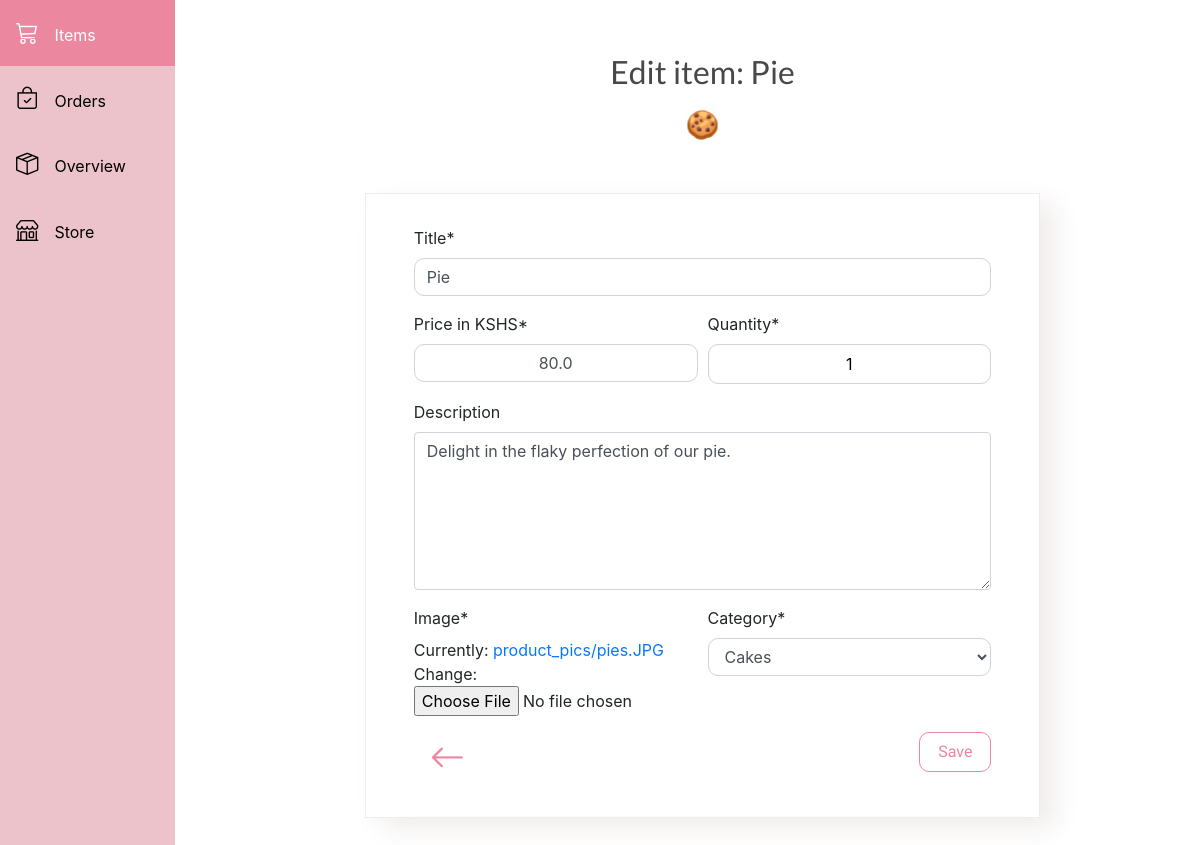
Page /item/11/edit/ (signed in) on the earlier database version.
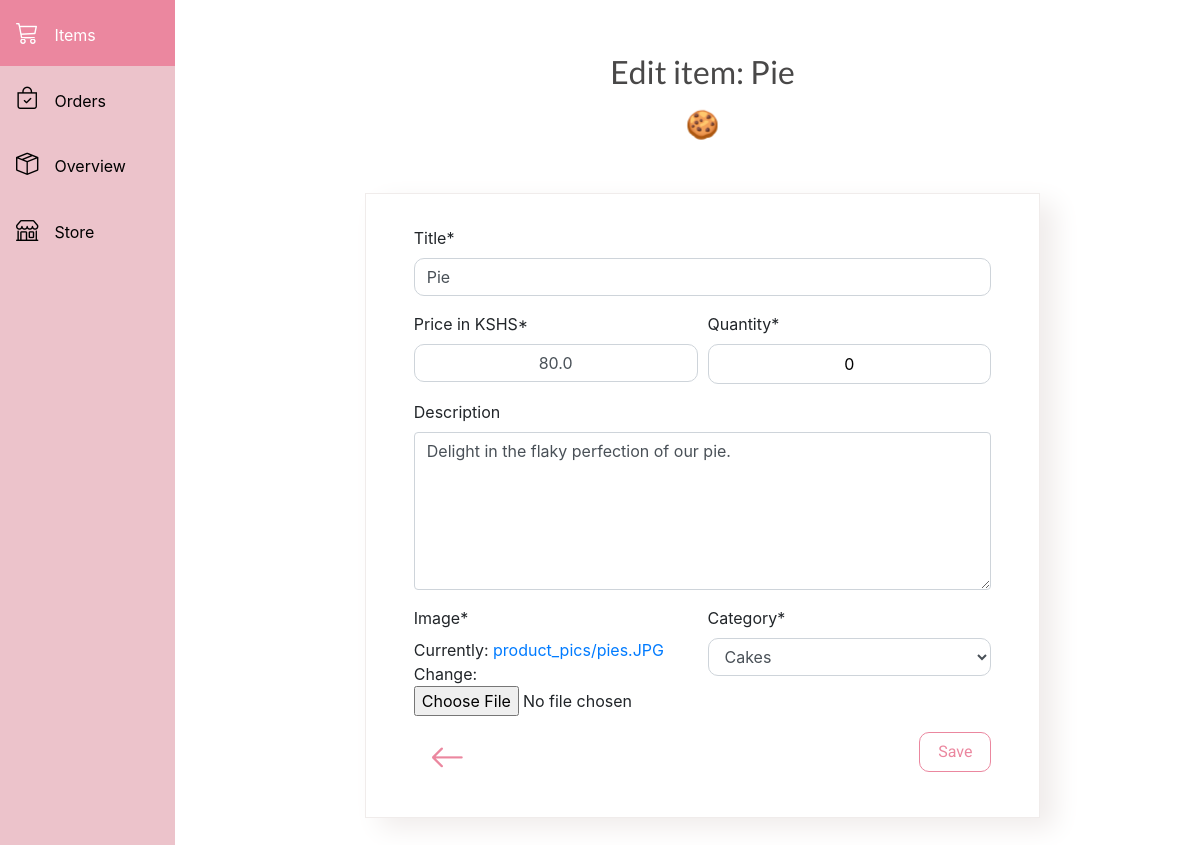
Same page on the later database version.
### seller/models.py (models this page shows, shortened)
class Item(models.Model):
    class Category:
        COOKIES = 'CO'
        CAKES = 'CA'
        ICE_CREAMS = 'I'
        ALL = 'ALL'
    CATEGORIES_CHOICES = [
        (Category.COOKIES, 'Cookies'),
        (Category.CAKES, 'Cakes'),
        (Category.ICE_CREAMS, 'Ice creams'),
        (Category.ALL, 'All Sweets'),
    ]
    SHORT_CATEGORY_TO_NAME = dict(CATEGORIES_CHOICES)
    title = models.CharField(max_length=50)
    price = models.FloatField("Price in KSHS", default="0.00", validators=[
                              MinValueValidator(0.0)])
    description = models.TextField(max_length=100, null=True, blank=True)
    category = models.CharField(
        max_length=3,
        choices=CATEGORIES_CHOICES,
        default=Category.ALL,
    )
    image = models.ImageField(upload_to='product_pics')
    date_posted = models.DateTimeField(default=timezone.now)
    quantity = models.IntegerField(default=0, validators=[
        MinValueValidator(0.0)])
    def __init__(self, *args, **kwargs):
        super().__init__(*args, **kwargs)
        self.assign_shorter_title()
        self.assign_category_full_name()
    def __str__(self):
        return self.title
    def assign_shorter_title(self):
        if len(self.title) > 20:
            self.short_title = self.title[:17] + "..."
        else:
            self.short_title = self.title
    def assign_category_full_name(self):
        self.long_category = self.SHORT_CATEGORY_TO_NAME[self.category]

### seller/views.py (the view)
# urls.py: path('item/<int:pk>/edit/', seller_views.edit_item,
@user_is_seller
def edit_item(request, pk):
    try:
        item = Item.objects.get(id=pk)
    except ObjectDoesNotExist:
        return HttpResponseNotFound()
    if request.method == "POST":
        form = NewItemForm(request.POST, request.FILES, instance=item)
        if form.is_valid():
            form.save()
            messages.success(request, 'Item is successfully updated')
            return redirect('seller_all_items')
        else:
            messages.error(
                request, 'Error: item was not updated. Please try again')
    else:
        form = NewItemForm(instance=item)
    context = {
        'item': item,
        'form': form
    }
    return render(request, 'seller/edit-item.html', context)

### seller/forms.py
class NewItemForm(forms.ModelForm):
    class Meta:
        model = Item
        fields = ['title', 'price', 'quantity',
                  'description', 'category', 'image']
    def __init__(self, *args, **kwargs):
        super().__init__(*args, **kwargs)
        self.fields['description'].widget = forms.Textarea(attrs={'rows': 6})

### seller/utils.py (called while the page is built)
def active_navbar_context_processor(request):
    context = {}
    if not request.user.is_staff:
        return context
    if 'item' in request.resolver_match.url_name:
        context['url_name'] = 'seller_all_items'
    elif 'order' in request.resolver_match.url_name:
        context['url_name'] = 'seller_orders'
    elif 'overview' in request.resolver_match.url_name:
        context['url_name'] = 'seller_overview'
    else:
        context['url_name'] = None
    return context

### store/utils.py (called while the page is built)
def user_has_items_in_basket_context_processor(request):
    return {'user_has_items_in_basket':
            get_preorder_or_none(request) is not None}

### seller/templates/seller/edit-item.html (shortened to what this page needs)
{% extends 'seller/base-seller.html' %}
{% load crispy_forms_tags %}
{% block content %}
<div class="container">
    <div class="bigger-title-font">Edit item: {{item}}
        <div class="emoji">&#127850;</div>
    </div>
    <div class=" d-flex justify-content-center">
        <div class="new-product-div-style">
            <form method="post" class="new-product-form" enctype="multipart/form-data">
                {{form|crispy}}
                <a href="{% url 'seller_all_items' %}">
                    <i class="bi bi-arrow-left new-item-top-icon button-back non-link"></i>
                </a>
                <button type="submit" class="post-button-grid">Save</button>
            </form>
        </div>
    </div>
</div>
{% endblock content %}

Differences in the rows shown:
changed Item "Pie": quantity "1" → "0"
